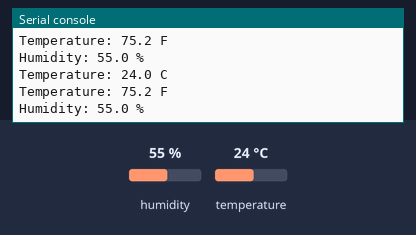
Bench run of a program on a simulated MicroPython board. Parts: the last lines printed to the serial console. The inputs (shaded band) are chosen by the test bench; at power-on: humidity 55 %, temperature 24 °C.

Above: at 2.2 s.
2.3 s: humidity set to 22 %
At 3.6 s:
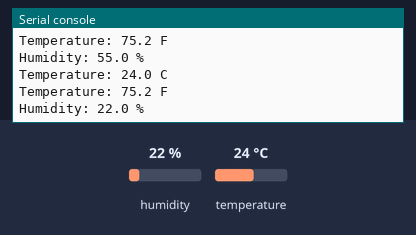
3.8 s: temperature set to 12 °C
At 4.8 s:
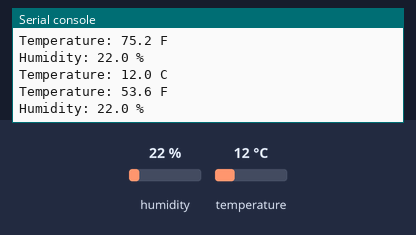
5.3 s: humidity set to 40 %
At 6.8 s:
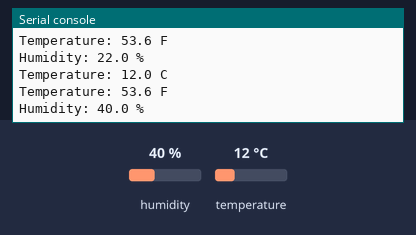
Timing chart, 0 to 8.3 s (numbered marks = the images above; inputs shaded):
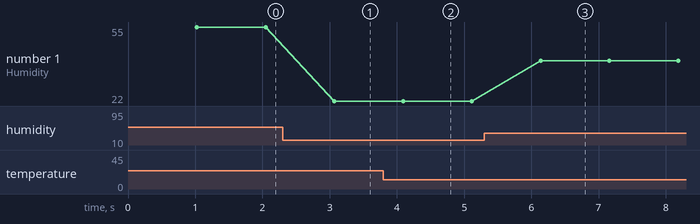

The program:

main_dht22.py
```python
import time
import machine
import dht

sensor = dht.DHT22(machine.Pin(3))
time.sleep(1)

while True:
    try:
        sensor.measure()
        temp = sensor.temperature()
        hum = sensor.humidity()
        temp_f = temp * (9/5) + 32.0
        print('Temperature: %3.1f C' %temp)
        print('Temperature: %3.1f F' %temp_f)
        print('Humidity: %3.1f %%' %hum)

    except OSError as e:
        print('Failed to read sensor.')

    time.sleep(1)
```

Measured:
- after the input at 2.3 s, the serial console: prints a new line after 0.77 s (image 1)
- after the input at 3.8 s, the serial console: prints a new line after 0.29 s (image 2)
- after the input at 5.3 s, the serial console: prints a new line after 0.84 s (image 3)
- plotted number 1: 55 → 22 after the input at 2.3 s, 22 → 40 after the input at 5.3 s
